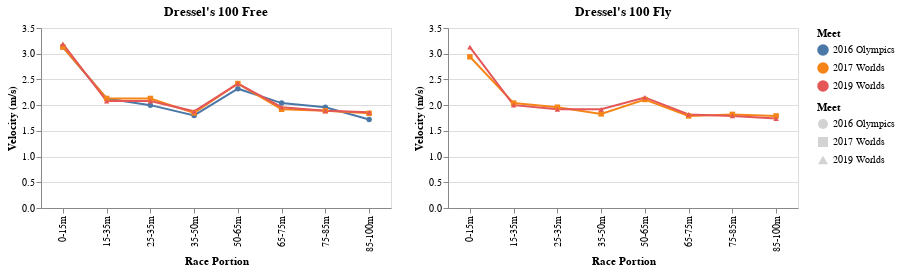

Express this chart as Vega-Lite.
### Vega specification from a JSON file in a GitHub repository (floating-point values rounded to 4 significant figures)
{"$schema": "https://vega.github.io/schema/vega/v5.json", "autosize": "pad", "padding": 5, "height": 180, "data": [{"name": "selector164_store"}, {"name": "selector165_store"}, {"name": "selector166_store"}, {"name": "selector167_store"}, {"name": "data-12d77a2fcea7791b98017b01bc5e3deb", "values": [{"Race Portion": "0-15m", "Meet": "2016 Olympics", "Velocity (m/s)": 3.13}, {"Race Portion": "15-35m", "Meet": "2016 Olympics", "Velocity (m/s)": 2.13}, {"Race Portion": "25-35m", "Meet": "2016 Olympics", "Velocity (m/s)": 2}, {"Race Portion": "35-50m", "Meet": "2016 Olympics", "Velocity (m/s)": 1.8}, {"Race Portion": "50-65m", "Meet": "2016 Olympics", "Velocity (m/s)": 2.32}, {"Race Portion": "65-75m", "Meet": "2016 Olympics", "Velocity (m/s)": 2.04}, {"Race Portion": "75-85m", "Meet": "2016 Olympics", "Velocity (m/s)": 1.96}, {"Race Portion": "85-100m", "Meet": "2016 Olympics", "Velocity (m/s)": 1.72}, {"Race Portion": "0-15m", "Meet": "2017 Worlds", "Velocity (m/s)": 3.13}, {"Race Portion": "15-35m", "Meet": "2017 Worlds", "Velocity (m/s)": 2.13}, {"Race Portion": "25-35m", "Meet": "2017 Worlds", "Velocity (m/s)": 2.13}, {"Race Portion": "35-50m", "Meet": "2017 Worlds", "Velocity (m/s)": 1.85}, {"Race Portion": "50-65m", "Meet": "2017 Worlds", "Velocity (m/s)": 2.42}, {"Race Portion": "65-75m", "Meet": "2017 Worlds", "Velocity (m/s)": 1.92}, {"Race Portion": "75-85m", "Meet": "2017 Worlds", "Velocity (m/s)": 1.89}, {"Race Portion": "85-100m", "Meet": "2017 Worlds", "Velocity (m/s)": 1.84}, {"Race Portion": "0-15m", "Meet": "2019 Worlds", "Velocity (m/s)": 3.19}, {"Race Portion": "15-35m", "Meet": "2019 Worlds", "Velocity (m/s)": 2.08}, {"Race Portion": "25-35m", "Meet": "2019 Worlds", "Velocity (m/s)": 2.08}, {"Race Portion": "35-50m", "Meet": "2019 Worlds", "Velocity (m/s)": 1.88}, {"Race Portion": "50-65m", "Meet": "2019 Worlds", "Velocity (m/s)": 2.42}, {"Race Portion": "65-75m", "Meet": "2019 Worlds", "Velocity (m/s)": 1.96}, {"Race Portion": "75-85m", "Meet": "2019 Worlds", "Velocity (m/s)": 1.89}, {"Race Portion": "85-100m", "Meet": "2019 Worlds", "Velocity (m/s)": 1.86}]}, {"name": "data-3eb5a688b10fec20d10a277288658af0", "values": [{"Race Portion": "0-15m", "Meet": "2017 Worlds", "Velocity (m/s)": 2.94}, {"Race Portion": "15-35m", "Meet": "2017 Worlds", "Velocity (m/s)": 2.04}, {"Race Portion": "25-35m", "Meet": "2017 Worlds", "Velocity (m/s)": 1.96}, {"Race Portion": "35-50m", "Meet": "2017 Worlds", "Velocity (m/s)": 1.83}, {"Race Portion": "50-65m", "Meet": "2017 Worlds", "Velocity (m/s)": 2.11}, {"Race Portion": "65-75m", "Meet": "2017 Worlds", "Velocity (m/s)": 1.79}, {"Race Portion": "75-85m", "Meet": "2017 Worlds", "Velocity (m/s)": 1.82}, {"Race Portion": "85-100m", "Meet": "2017 Worlds", "Velocity (m/s)": 1.79}, {"Race Portion": "0-15m", "Meet": "2019 Worlds", "Velocity (m/s)": 3.13}, {"Race Portion": "15-35m", "Meet": "2019 Worlds", "Velocity (m/s)": 2}, {"Race Portion": "25-35m", "Meet": "2019 Worlds", "Velocity (m/s)": 1.92}, {"Race Portion": "35-50m", "Meet": "2019 Worlds", "Velocity (m/s)": 1.92}, {"Race Portion": "50-65m", "Meet": "2019 Worlds", "Velocity (m/s)": 2.15}, {"Race Portion": "65-75m", "Meet": "2019 Worlds", "Velocity (m/s)": 1.82}, {"Race Portion": "75-85m", "Meet": "2019 Worlds", "Velocity (m/s)": 1.79}, {"Race Portion": "85-100m", "Meet": "2019 Worlds", "Velocity (m/s)": 1.74}]}, {"name": "data_1", "source": "data-12d77a2fcea7791b98017b01bc5e3deb", "transform": [{"type": "filter", "expr": "datum[\"Velocity (m/s)\"] !== null && !isNaN(datum[\"Velocity (m/s)\"])"}]}, {"name": "data_3", "source": "data-3eb5a688b10fec20d10a277288658af0", "transform": [{"type": "filter", "expr": "datum[\"Velocity (m/s)\"] !== null && !isNaN(datum[\"Velocity (m/s)\"])"}]}], "signals": [{"name": "concat_0_width", "value": 350}, {"name": "concat_1_width", "value": 350}, {"name": "unit", "value": {}, "on": [{"events": "mousemove", "update": "isTuple(group()) ? group() : unit"}]}, {"name": "selector164", "update": "vlSelectionResolve(\"selector164_store\")"}, {"name": "selector165", "update": "{\"Velocity (m/s)\": selector165_Velocity__m_s_}"}, {"name": "selector165_Velocity__m_s_"}, {"name": "selector166", "update": "vlSelectionResolve(\"selector166_store\")"}, {"name": "selector167", "update": "{\"Velocity (m/s)\": selector167_Velocity__m_s_}"}, {"name": "selector167_Velocity__m_s_"}], "layout": {"padding": 20, "bounds": "full", "align": "each"}, "marks": [{"type": "group", "name": "concat_0_group", "title": {"text": "Dressel's 100 Free", "frame": "group"}, "style": "cell", "encode": {"update": {"width": {"signal": "concat_0_width"}, "height": {"signal": "height"}}}, "signals": [{"name": "selector164_tuple", "on": [{"events": [{"source": "scope", "type": "mouseover"}], "update": "datum && item().mark.marktype !== 'group' ? {unit: \"concat_0_layer_0\", fields: selector164_tuple_fields, values: [(item().isVoronoi ? datum.datum : datum)[\"Meet\"]]} : null", "force": true}, {"events": [{"source": "scope", "type": "dblclick"}], "update": "null"}]}, {"name": "selector164_tuple_fields", "value": [{"type": "E", "field": "Meet"}]}, {"name": "selector164_modify", "update": "modify(\"selector164_store\", selector164_tuple, true)"}, {"name": "selector165_Race_Portion", "on": [{"events": {"signal": "selector165_translate_delta"}, "update": "panLinear(selector165_translate_anchor.extent_x, -selector165_translate_delta.x / concat_0_width)"}, {"events": {"signal": "selector165_zoom_delta"}, "update": "zoomLinear(domain(\"concat_0_x\"), selector165_zoom_anchor.x, selector165_zoom_delta)"}, {"events": [{"source": "scope", "type": "dblclick"}], "update": "null"}]}, {"name": "selector165_Velocity__m_s_", "on": [{"events": {"signal": "selector165_translate_delta"}, "update": "panLinear(selector165_translate_anchor.extent_y, selector165_translate_delta.y / height)"}, {"events": {"signal": "selector165_zoom_delta"}, "update": "zoomLinear(domain(\"concat_0_y\"), selector165_zoom_anchor.y, selector165_zoom_delta)"}, {"events": [{"source": "scope", "type": "dblclick"}], "update": "null"}], "push": "outer"}, {"name": "selector165_tuple", "on": [{"events": [{"signal": "selector165_Race_Portion || selector165_Velocity__m_s_"}], "update": "selector165_Race_Portion && selector165_Velocity__m_s_ ? {unit: \"concat_0_layer_0\", fields: selector165_tuple_fields, values: [selector165_Race_Portion,selector165_Velocity__m_s_]} : null"}]}, {"name": "selector165_tuple_fields", "value": [{"field": "Race Portion", "channel": "x", "type": "E"}, {"field": "Velocity (m/s)", "channel": "y", "type": "R"}]}, {"name": "selector165_translate_anchor", "value": {}, "on": [{"events": [{"source": "scope", "type": "mousedown"}], "update": "{x: x(unit), y: y(unit), extent_x: domain(\"concat_0_x\"), extent_y: domain(\"concat_0_y\")}"}]}, {"name": "selector165_translate_delta", "value": {}, "on": [{"events": [{"source": "window", "type": "mousemove", "consume": true, "between": [{"source": "scope", "type": "mousedown"}, {"source": "window", "type": "mouseup"}]}], "update": "{x: selector165_translate_anchor.x - x(unit), y: selector165_translate_anchor.y - y(unit)}"}]}, {"name": "selector165_zoom_anchor", "on": [{"events": [{"source": "scope", "type": "wheel", "consume": true}], "update": "{x: invert(\"concat_0_x\", x(unit)), y: invert(\"concat_0_y\", y(unit))}"}]}, {"name": "selector165_zoom_delta", "on": [{"events": [{"source": "scope", "type": "wheel", "consume": true}], "force": true, "update": "pow(1.001, event.deltaY * pow(16, event.deltaMode))"}]}, {"name": "selector165_modify", "update": "modify(\"selector165_store\", selector165_tuple, true)"}], "marks": [{"name": "concat_0_layer_0_pathgroup", "type": "group", "from": {"facet": {"name": "faceted_path_concat_0_layer_0_main", "data": "data-12d77a2fcea7791b98017b01bc5e3deb", "groupby": ["Meet"]}}, "encode": {"update": {"width": {"field": {"group": "width"}}, "height": {"field": {"group": "height"}}}}, "marks": [{"name": "concat_0_layer_0_marks", "type": "line", "clip": true, "style": ["line"], "sort": {"field": "datum[\"Race Portion\"]", "order": "descending"}, "from": {"data": "faceted_path_concat_0_layer_0_main"}, "encode": {"update": {"stroke": [{"test": "!(length(data(\"selector164_store\"))) || (vlSelectionTest(\"selector164_store\", datum))", "scale": "color", "field": "Meet"}, {"value": "lightgray"}], "opacity": [{"test": "!(length(data(\"selector164_store\"))) || (vlSelectionTest(\"selector164_store\", datum))", "value": 1}, {"value": 0.6}], "tooltip": {"signal": "{\"Meet\": ''+datum[\"Meet\"], \"Velocity (m/s)\": format(datum[\"Velocity (m/s)\"], \"\")}"}, "x": {"scale": "concat_0_x", "field": "Race Portion"}, "y": {"scale": "concat_0_y", "field": "Velocity (m/s)"}, "defined": {"signal": "datum[\"Velocity (m/s)\"] !== null && !isNaN(datum[\"Velocity (m/s)\"])"}}}}]}, {"name": "concat_0_layer_1_marks", "type": "symbol", "clip": true, "style": ["point"], "from": {"data": "data_1"}, "encode": {"update": {"opacity": [{"test": "!(length(data(\"selector164_store\"))) || (vlSelectionTest(\"selector164_store\", datum))", "value": 1}, {"value": 0.6}], "fill": [{"test": "!(length(data(\"selector164_store\"))) || (vlSelectionTest(\"selector164_store\", datum))", "scale": "color", "field": "Meet"}, {"value": "lightgray"}], "tooltip": {"signal": "{\"Meet\": ''+datum[\"Meet\"], \"Velocity (m/s)\": format(datum[\"Velocity (m/s)\"], \"\")}"}, "x": {"scale": "concat_0_x", "field": "Race Portion"}, "y": {"scale": "concat_0_y", "field": "Velocity (m/s)"}, "shape": {"scale": "shape", "field": "Meet"}}}}], "axes": [{"scale": "concat_0_x", "orient": "bottom", "grid": false, "title": "Race Portion", "labelAlign": "right", "labelAngle": 270, "labelBaseline": "middle", "labelOverlap": true, "zindex": 1}, {"scale": "concat_0_y", "orient": "left", "grid": false, "title": "Velocity (m/s)", "labelOverlap": true, "tickCount": {"signal": "ceil(height/40)"}, "zindex": 1}, {"scale": "concat_0_y", "orient": "left", "gridScale": "concat_0_x", "grid": true, "tickCount": {"signal": "ceil(height/40)"}, "domain": false, "labels": false, "maxExtent": 0, "minExtent": 0, "ticks": false, "zindex": 0}]}, {"type": "group", "name": "concat_1_group", "title": {"text": "Dressel's 100 Fly", "frame": "group"}, "style": "cell", "encode": {"update": {"width": {"signal": "concat_1_width"}, "height": {"signal": "height"}}}, "signals": [{"name": "selector166_tuple", "on": [{"events": [{"source": "scope", "type": "mouseover"}], "update": "datum && item().mark.marktype !== 'group' ? {unit: \"concat_1_layer_0\", fields: selector166_tuple_fields, values: [(item().isVoronoi ? datum.datum : datum)[\"Meet\"]]} : null", "force": true}, {"events": [{"source": "scope", "type": "dblclick"}], "update": "null"}]}, {"name": "selector166_tuple_fields", "value": [{"type": "E", "field": "Meet"}]}, {"name": "selector166_modify", "update": "modify(\"selector166_store\", selector166_tuple, true)"}, {"name": "selector167_Race_Portion", "on": [{"events": {"signal": "selector167_translate_delta"}, "update": "panLinear(selector167_translate_anchor.extent_x, -selector167_translate_delta.x / concat_1_width)"}, {"events": {"signal": "selector167_zoom_delta"}, "update": "zoomLinear(domain(\"concat_1_x\"), selector167_zoom_anchor.x, selector167_zoom_delta)"}, {"events": [{"source": "scope", "type": "dblclick"}], "update": "null"}]}, {"name": "selector167_Velocity__m_s_", "on": [{"events": {"signal": "selector167_translate_delta"}, "update": "panLinear(selector167_translate_anchor.extent_y, selector167_translate_delta.y / height)"}, {"events": {"signal": "selector167_zoom_delta"}, "update": "zoomLinear(domain(\"concat_1_y\"), selector167_zoom_anchor.y, selector167_zoom_delta)"}, {"events": [{"source": "scope", "type": "dblclick"}], "update": "null"}], "push": "outer"}, {"name": "selector167_tuple", "on": [{"events": [{"signal": "selector167_Race_Portion || selector167_Velocity__m_s_"}], "update": "selector167_Race_Portion && selector167_Velocity__m_s_ ? {unit: \"concat_1_layer_0\", fields: selector167_tuple_fields, values: [selector167_Race_Portion,selector167_Velocity__m_s_]} : null"}]}, {"name": "selector167_tuple_fields", "value": [{"field": "Race Portion", "channel": "x", "type": "E"}, {"field": "Velocity (m/s)", "channel": "y", "type": "R"}]}, {"name": "selector167_translate_anchor", "value": {}, "on": [{"events": [{"source": "scope", "type": "mousedown"}], "update": "{x: x(unit), y: y(unit), extent_x: domain(\"concat_1_x\"), extent_y: domain(\"concat_1_y\")}"}]}, {"name": "selector167_translate_delta", "value": {}, "on": [{"events": [{"source": "window", "type": "mousemove", "consume": true, "between": [{"source": "scope", "type": "mousedown"}, {"source": "window", "type": "mouseup"}]}], "update": "{x: selector167_translate_anchor.x - x(unit), y: selector167_translate_anchor.y - y(unit)}"}]}, {"name": "selector167_zoom_anchor", "on": [{"events": [{"source": "scope", "type": "wheel", "consume": true}], "update": "{x: invert(\"concat_1_x\", x(unit)), y: invert(\"concat_1_y\", y(unit))}"}]}, {"name": "selector167_zoom_delta", "on": [{"events": [{"source": "scope", "type": "wheel", "consume": true}], "force": true, "update": "pow(1.001, event.deltaY * pow(16, event.deltaMode))"}]}, {"name": "selector167_modify", "update": "modify(\"selector167_store\", selector167_tuple, true)"}], "marks": [{"name": "concat_1_layer_0_pathgroup", "type": "group", "from": {"facet": {"name": "faceted_path_concat_1_layer_0_main", "data": "data-3eb5a688b10fec20d10a277288658af0", "groupby": ["Meet"]}}, "encode": {"update": {"width": {"field": {"group": "width"}}, "height": {"field": {"group": "height"}}}}, "marks": [{"name": "concat_1_layer_0_marks", "type": "line", "clip": true, "style": ["line"], "sort": {"field": "datum[\"Race Portion\"]", "order": "descending"}, "from": {"data": "faceted_path_concat_1_layer_0_main"}, "encode": {"update": {"stroke": [{"test": "!(length(data(\"selector166_store\"))) || (vlSelectionTest(\"selector166_store\", datum))", "scale": "color", "field": "Meet"}, {"value": "lightgray"}], "opacity": [{"test": "!(length(data(\"selector166_store\"))) || (vlSelectionTest(\"selector166_store\", datum))", "value": 1}, {"value": 0.6}], "tooltip": {"signal": "{\"Meet\": ''+datum[\"Meet\"], \"Velocity (m/s)\": format(datum[\"Velocity (m/s)\"], \"\")}"}, "x": {"scale": "concat_1_x", "field": "Race Portion"}, "y": {"scale": "concat_1_y", "field": "Velocity (m/s)"}, "defined": {"signal": "datum[\"Velocity (m/s)\"] !== null && !isNaN(datum[\"Velocity (m/s)\"])"}}}}]}, {"name": "concat_1_layer_1_marks", "type": "symbol", "clip": true, "style": ["point"], "from": {"data": "data_3"}, "encode": {"update": {"opacity": [{"test": "!(length(data(\"selector166_store\"))) || (vlSelectionTest(\"selector166_store\", datum))", "value": 1}, {"value": 0.6}], "fill": [{"test": "!(length(data(\"selector166_store\"))) || (vlSelectionTest(\"selector166_store\", datum))", "scale": "color", "field": "Meet"}, {"value": "lightgray"}], "tooltip": {"signal": "{\"Meet\": ''+datum[\"Meet\"], \"Velocity (m/s)\": format(datum[\"Velocity (m/s)\"], \"\")}"}, "x": {"scale": "concat_1_x", "field": "Race Portion"}, "y": {"scale": "concat_1_y", "field": "Velocity (m/s)"}, "shape": {"scale": "shape", "field": "Meet"}}}}], "axes": [{"scale": "concat_1_x", "orient": "bottom", "grid": false, "title": "Race Portion", "labelAlign": "right", "labelAngle": 270, "labelBaseline": "middle", "labelOverlap": true, "zindex": 1}, {"scale": "concat_1_y", "orient": "left", "grid": false, "title": "Velocity (m/s)", "labelOverlap": true, "tickCount": {"signal": "ceil(height/40)"}, "zindex": 1}, {"scale": "concat_1_y", "orient": "left", "gridScale": "concat_1_x", "grid": true, "tickCount": {"signal": "ceil(height/40)"}, "domain": false, "labels": false, "maxExtent": 0, "minExtent": 0, "ticks": false, "zindex": 0}]}], "scales": [{"name": "color", "type": "ordinal", "domain": {"fields": [{"data": "data-12d77a2fcea7791b98017b01bc5e3deb", "field": "Meet"}, {"data": "data_1", "field": "Meet"}, {"data": "data-3eb5a688b10fec20d10a277288658af0", "field": "Meet"}, {"data": "data_3", "field": "Meet"}], "sort": true}, "range": "category"}, {"name": "shape", "type": "ordinal", "domain": {"fields": [{"data": "data_1", "field": "Meet"}, {"data": "data_3", "field": "Meet"}], "sort": true}, "range": "symbol"}, {"name": "concat_0_x", "type": "point", "domain": {"fields": [{"data": "data-12d77a2fcea7791b98017b01bc5e3deb", "field": "Race Portion"}, {"data": "data_1", "field": "Race Portion"}], "sort": true}, "range": [0, {"signal": "concat_0_width"}], "padding": 0.5}, {"name": "concat_0_y", "type": "linear", "domain": {"fields": [{"data": "data-12d77a2fcea7791b98017b01bc5e3deb", "field": "Velocity (m/s)"}, {"data": "data_1", "field": "Velocity (m/s)"}]}, "domainRaw": {"signal": "selector165[\"Velocity (m/s)\"]"}, "range": [{"signal": "height"}, 0], "nice": true, "zero": true}, {"name": "concat_1_x", "type": "point", "domain": {"fields": [{"data": "data-3eb5a688b10fec20d10a277288658af0", "field": "Race Portion"}, {"data": "data_3", "field": "Race Portion"}], "sort": true}, "range": [0, {"signal": "concat_1_width"}], "padding": 0.5}, {"name": "concat_1_y", "type": "linear", "domain": {"fields": [{"data": "data-3eb5a688b10fec20d10a277288658af0", "field": "Velocity (m/s)"}, {"data": "data_3", "field": "Velocity (m/s)"}]}, "domainRaw": {"signal": "selector167[\"Velocity (m/s)\"]"}, "range": [{"signal": "height"}, 0], "nice": true, "zero": true}], "legends": [{"stroke": "color", "gradientLength": {"signal": "clamp(height, 64, 200)"}, "symbolType": "circle", "title": "Meet", "encode": {"symbols": {"update": {"opacity": {"value": 1}}}}, "fill": "color"}, {"shape": "shape", "gradientLength": {"signal": "clamp(height, 64, 200)"}, "symbolType": "circle", "title": "Meet", "encode": {"symbols": {"update": {"fill": {"value": "lightgray"}, "opacity": {"value": 1}, "stroke": {"value": "transparent"}}}}}]}
